Frame 1 (no input): blank canvas, image omitted
Frame 60 (the mouse pressed at the canvas centre just before this capture): blank canvas, image omitted
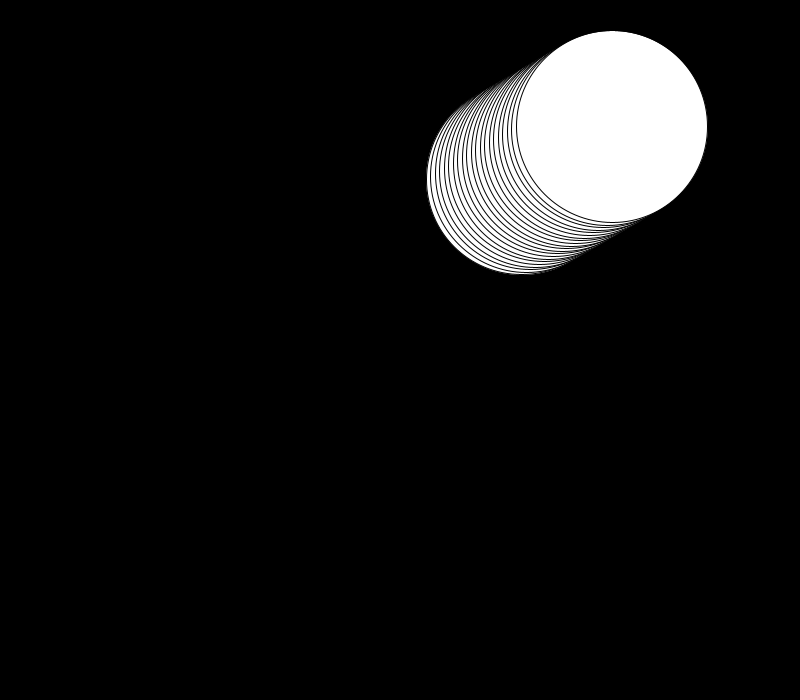
Frame 120 (the mouse held since frame 60 and released just before this capture)

The Processing sketch whose frames 1 and 60 were blank and that drew this single picture after the mouse press (run headless with seeded random() and noise(); from frame 60 on, the mouse is pressed at the canvas centre):

// Processing sketch: sketch_20170405_3
// ── sketch_20170405_3.pde
ArrayList<Ball> balls;

void setup(){
  size(800,700);
  background(0);
  
  balls = new ArrayList<Ball>();
}

void draw(){
  if(frameCount % 100 == 0){
    balls.add(new Ball());
  }
  for(int i=0;i<balls.size();i++){
    Ball b = balls.get(i);
    b.update();
    b.display();
    if(b.isDead()){
      balls.remove(i);
    }
  }
  
}

void mouseReleased(){
  for(int i=0;i<balls.size();i++){
    Ball b = balls.get(i);
    b.die();
    balls.remove(i);
  }
}

class Ball{

  PVector pos,vec;
  float dim;
  
  Ball(){
    pos = new PVector(random(dim,width-dim),random(dim,height-dim));
    vec = new PVector(random(-5,5),random(-5,5));
    dim = random(70,100);
  }
  
  void update(){
    pos.x += vec.x;
    pos.y += vec.y;
    
    if(pos.x + dim > width ){
      pos.x = width-dim;
      vec.x *= -1;
    }
    if(pos.x - dim < 0){
      pos.x = dim;
      vec.x *= -1;
    }
    
    if(pos.y + dim > height ){
      pos.y = height-dim;
      vec.y *= -1;
    }
    if(pos.y - dim < 0){
      pos.y = dim;
      vec.y *= -1;
    }
    
    //dim-=1;
  }
  
  void display(){
      fill(255);
    ellipse(pos.x,pos.y,dim*2,dim*2);
  }
  boolean isDead(){
    if(dim <= 50){
      die();
       return true;
     }
    else return false;
  }
  
  void die(){
      for(;dim>=0;dim-=sqrt(pow(vec.x,2)+pow(vec.y,2))+3){
        ellipse(pos.x,pos.y,dim*2,dim*2);
      }
  }
  
  
}
